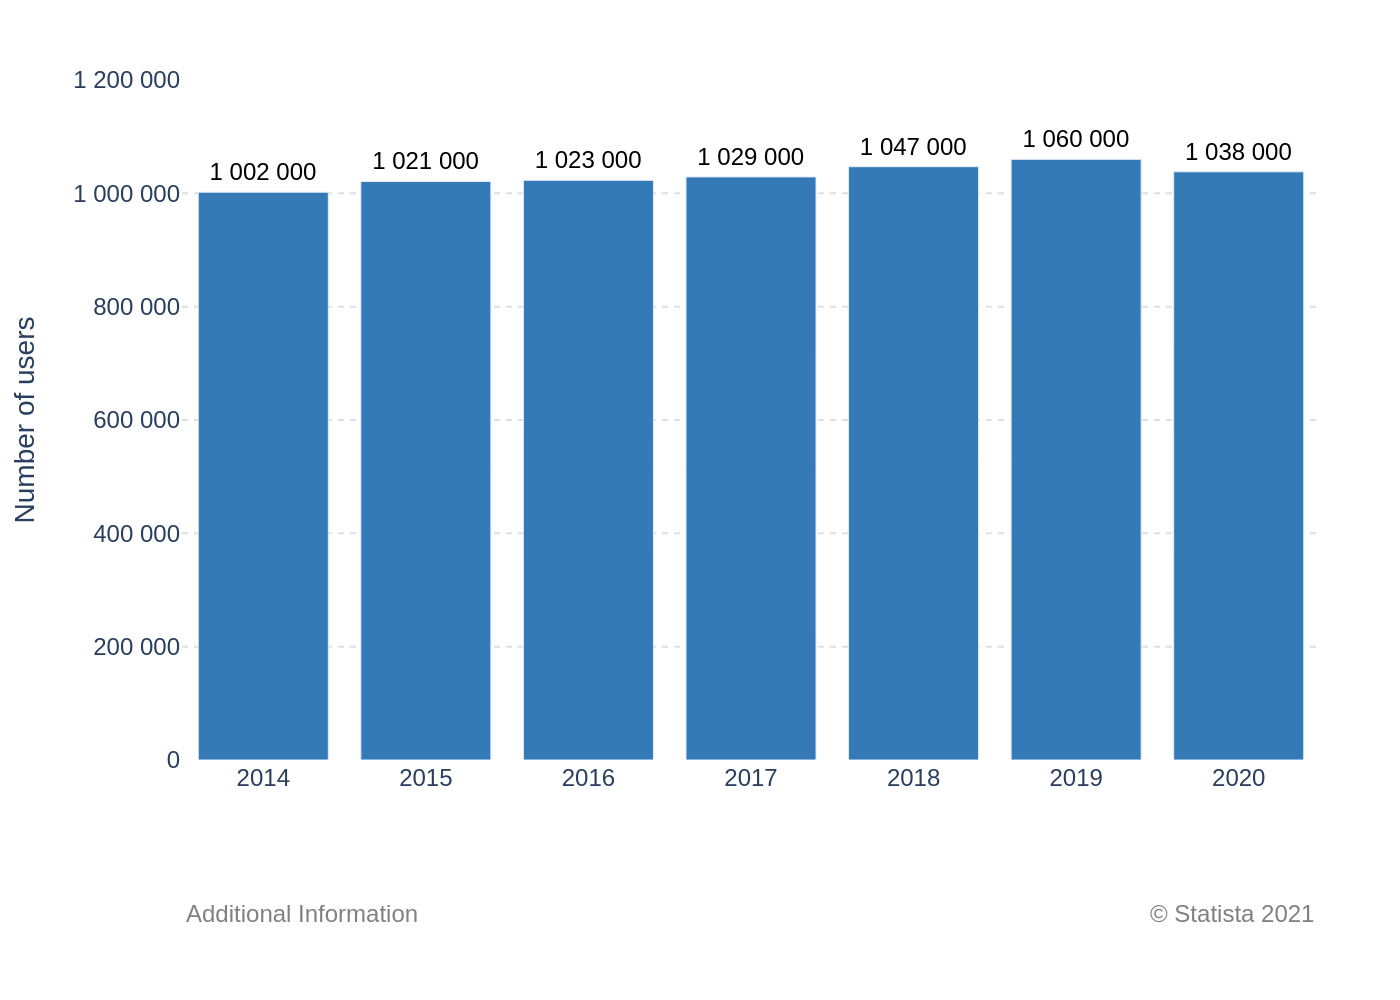

Write the Python code that produced this figure.
import sys
import json
import os
import plotly.graph_objects as go

if len(sys.argv) != 2:
    print("Usage: python create_chart.py <json_file_path>")
    sys.exit(1)

json_file_path = sys.argv[1]

try:
    with open(json_file_path, 'r', encoding='utf-8') as f:
        chart_info = json.load(f)
except FileNotFoundError:
    print(f"Error: JSON file not found at {json_file_path}")
    sys.exit(1)
except json.JSONDecodeError:
    print(f"Error: Could not decode JSON from {json_file_path}")
    sys.exit(1)

chart_data = chart_info['chart_data']
texts = chart_info['texts']
colors = chart_info['colors']

x_values = [item['category'] for item in chart_data]
y_values = [item['value'] for item in chart_data]

bar_texts = [f"{v:,}".replace(",", " ") for v in y_values]

fig = go.Figure()

fig.add_trace(go.Bar(
    x=x_values,
    y=y_values,
    text=bar_texts,
    textposition='outside',
    marker_color=colors[0],
    showlegend=False,
    cliponaxis=False
))

annotations = []
if texts.get('source'):
    annotations.append(
        dict(
            xref='paper', yref='paper',
            x=1.0, y=-0.2,
            xanchor='right', yanchor='top',
            text=texts['source'],
            showarrow=False,
            font=dict(family='Arial', size=12, color='grey')
        )
    )

if texts.get('note'):
    annotations.append(
        dict(
            xref='paper', yref='paper',
            x=0.0, y=-0.2,
            xanchor='left', yanchor='top',
            text=texts['note'],
            showarrow=False,
            font=dict(family='Arial', size=12, color='grey')
        )
    )

fig.update_layout(
    plot_bgcolor='white',
    paper_bgcolor='white',
    font=dict(family="Arial", size=12),
    margin=dict(l=80, r=40, t=40, b=120),
    yaxis=dict(
        title=texts.get('y_axis_title'),
        range=[0, 1200000],
        tickvals=[0, 200000, 400000, 600000, 800000, 1000000, 1200000],
        ticktext=['0', '200 000', '400 000', '600 000', '800 000', '1 000 000', '1 200 000'],
        showgrid=True,
        gridcolor='#e0e0e0',
        griddash='dot',
        zeroline=False
    ),
    xaxis=dict(
        title=texts.get('x_axis_title'),
        showgrid=False,
        zeroline=False
    ),
    annotations=annotations
)

fig.update_traces(textfont_size=12, textfont_family="Arial", textfont_color="black")

base_name = os.path.splitext(os.path.basename(json_file_path))[0]
output_filename = f"{base_name}.png"

fig.write_image(output_filename, scale=2)

print(f"Chart saved to {output_filename}")
